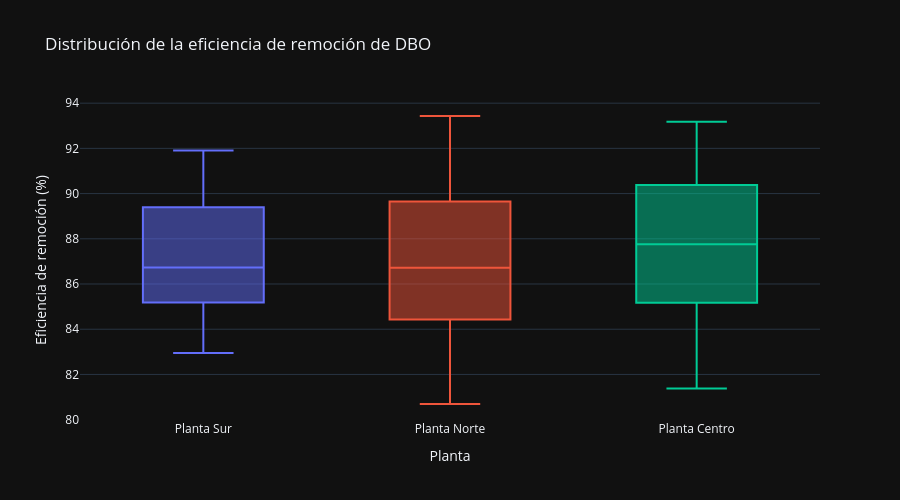

Notebook code cell kept with this figure:
### Code cell
fig_distribucion_eficiencia = px.box(
    df,
    x="planta",
    y="eficiencia_remocion_DBO_pct",
    color="planta",
    points="outliers",
    title="Distribución de la eficiencia de remoción de DBO",
    labels={
        "planta": "Planta",
        "eficiencia_remocion_DBO_pct": "Eficiencia de remoción (%)"
    },
    hover_data={
        "fecha_registro": True,
        "DBO_entrada_mg_L": ":.1f",
        "DBO_salida_mg_L": ":.1f"
    },
    template="plotly_dark"
)

fig_distribucion_eficiencia.update_layout(
    height=500,
    showlegend=False
)

fig_distribucion_eficiencia.show()

### Figure 1 — Plotly figure (JSON) as saved in the notebook; plotly's stock layout.template omitted (floating-point values rounded to 4 significant figures; data arrays with more than 128 entries replaced by an {"elided": "..."} marker saying what was removed)
{"data": [{"alignmentgroup": "True", "boxpoints": "outliers", "customdata": {"elided": "54x3 mixed values"}, "hovertemplate": "Planta=%{x}<br>Eficiencia de remoción (%)=%{y}<br>fecha_registro=%{customdata[0]}<br>DBO_entrada_mg_L=%{customdata[1]:.1f}<br>DBO_salida_mg_L=%{customdata[2]:.1f}<extra></extra>", "legendgroup": "Planta Sur", "marker": {"color": "#636efa"}, "name": "Planta Sur", "notched": false, "offsetgroup": "Planta Sur", "orientation": "v", "showlegend": true, "type": "box", "x": ["Planta Sur", "Planta Sur", "Planta Sur", "Planta Sur", "Planta Sur", "Planta Sur", "Planta Sur", "Planta Sur", "Planta Sur", "Planta Sur", "Planta Sur", "Planta Sur", "Planta Sur", "Planta Sur", "Planta Sur", "Planta Sur", "Planta Sur", "Planta Sur", "Planta Sur", "Planta Sur", "Planta Sur", "Planta Sur", "Planta Sur", "Planta Sur", "Planta Sur", "Planta Sur", "Planta Sur", "Planta Sur", "Planta Sur", "Planta Sur", "Planta Sur", "Planta Sur", "Planta Sur", "Planta Sur", "Planta Sur", "Planta Sur", "Planta Sur", "Planta Sur", "Planta Sur", "Planta Sur", "Planta Sur", "Planta Sur", "Planta Sur", "Planta Sur", "Planta Sur", "Planta Sur", "Planta Sur", "Planta Sur", "Planta Sur", "Planta Sur", "Planta Sur", "Planta Sur", "Planta Sur", "Planta Sur"], "x0": " ", "xaxis": "x", "y": [85.24, 91.68, 84.67, 90.82, 88.67, 91.29, 90.72, 85.63, 86.89, 83.69, 91.28, 87.49, 86.54, 84.5, 83.78, 90.37, 86.73, 91.39, 83.58, 88.25, 85.65, 85.66, 83.54, 87.18, 86.74, 83.97, 88.12, 86.75, 87.26, 88.4, 88.85, 86.48, 82.98, 84.05, 87.19, 85.09, 86.0, 89.39, 85.18, 85.29, 86.54, 91.9, 86.02, 89.92, 89.91, 82.95, 82.97, 86.13, 89.67, 86.64, 87.77, 91.47, 89.5, 84.81], "y0": " ", "yaxis": "y"}, {"alignmentgroup": "True", "boxpoints": "outliers", "customdata": {"elided": "71x3 mixed values"}, "hovertemplate": "Planta=%{x}<br>Eficiencia de remoción (%)=%{y}<br>fecha_registro=%{customdata[0]}<br>DBO_entrada_mg_L=%{customdata[1]:.1f}<br>DBO_salida_mg_L=%{customdata[2]:.1f}<extra></extra>", "legendgroup": "Planta Norte", "marker": {"color": "#EF553B"}, "name": "Planta Norte", "notched": false, "offsetgroup": "Planta Norte", "orientation": "v", "showlegend": true, "type": "box", "x": ["Planta Norte", "Planta Norte", "Planta Norte", "Planta Norte", "Planta Norte", "Planta Norte", "Planta Norte", "Planta Norte", "Planta Norte", "Planta Norte", "Planta Norte", "Planta Norte", "Planta Norte", "Planta Norte", "Planta Norte", "Planta Norte", "Planta Norte", "Planta Norte", "Planta Norte", "Planta Norte", "Planta Norte", "Planta Norte", "Planta Norte", "Planta Norte", "Planta Norte", "Planta Norte", "Planta Norte", "Planta Norte", "Planta Norte", "Planta Norte", "Planta Norte", "Planta Norte", "Planta Norte", "Planta Norte", "Planta Norte", "Planta Norte", "Planta Norte", "Planta Norte", "Planta Norte", "Planta Norte", "Planta Norte", "Planta Norte", "Planta Norte", "Planta Norte", "Planta Norte", "Planta Norte", "Planta Norte", "Planta Norte", "Planta Norte", "Planta Norte", "Planta Norte", "Planta Norte", "Planta Norte", "Planta Norte", "Planta Norte", "Planta Norte", "Planta Norte", "Planta Norte", "Planta Norte", "Planta Norte", "Planta Norte", "Planta Norte", "Planta Norte", "Planta Norte", "Planta Norte", "Planta Norte", "Planta Norte", "Planta Norte", "Planta Norte", "Planta Norte", "Planta Norte"], "x0": " ", "xaxis": "x", "y": [85.79, 89.71, 90.09, 90.05, 92.11, 84.96, 86.96, 85.77, 88.27, 81.71, 87.84, 82.15, 81.46, 92.6, 84.41, 83.04, 86.17, 85.91, 86.99, 83.52, 82.43, 88.52, 86.38, 90.06, 90.98, 90.22, 90.75, 84.12, 80.69, 84.48, 86.94, 88.1, 81.43, 81.38, 82.92, 87.01, 90.91, 87.13, 81.68, 86.23, 90.88, 86.72, 81.58, 87.66, 85.12, 87.06, 90.94, 89.34, 90.28, 90.0, 90.19, 89.06, 85.15, 82.38, 82.22, 87.67, 84.62, 89.46, 84.51, 85.16, 80.88, 88.61, 85.93, 92.41, 85.89, 84.56, 83.67, 93.43, 90.92, 87.99, 85.79], "y0": " ", "yaxis": "y"}, {"alignmentgroup": "True", "boxpoints": "outliers", "customdata": {"elided": "75x3 mixed values"}, "hovertemplate": "Planta=%{x}<br>Eficiencia de remoción (%)=%{y}<br>fecha_registro=%{customdata[0]}<br>DBO_entrada_mg_L=%{customdata[1]:.1f}<br>DBO_salida_mg_L=%{customdata[2]:.1f}<extra></extra>", "legendgroup": "Planta Centro", "marker": {"color": "#00cc96"}, "name": "Planta Centro", "notched": false, "offsetgroup": "Planta Centro", "orientation": "v", "showlegend": true, "type": "box", "x": ["Planta Centro", "Planta Centro", "Planta Centro", "Planta Centro", "Planta Centro", "Planta Centro", "Planta Centro", "Planta Centro", "Planta Centro", "Planta Centro", "Planta Centro", "Planta Centro", "Planta Centro", "Planta Centro", "Planta Centro", "Planta Centro", "Planta Centro", "Planta Centro", "Planta Centro", "Planta Centro", "Planta Centro", "Planta Centro", "Planta Centro", "Planta Centro", "Planta Centro", "Planta Centro", "Planta Centro", "Planta Centro", "Planta Centro", "Planta Centro", "Planta Centro", "Planta Centro", "Planta Centro", "Planta Centro", "Planta Centro", "Planta Centro", "Planta Centro", "Planta Centro", "Planta Centro", "Planta Centro", "Planta Centro", "Planta Centro", "Planta Centro", "Planta Centro", "Planta Centro", "Planta Centro", "Planta Centro", "Planta Centro", "Planta Centro", "Planta Centro", "Planta Centro", "Planta Centro", "Planta Centro", "Planta Centro", "Planta Centro", "Planta Centro", "Planta Centro", "Planta Centro", "Planta Centro", "Planta Centro", "Planta Centro", "Planta Centro", "Planta Centro", "Planta Centro", "Planta Centro", "Planta Centro", "Planta Centro", "Planta Centro", "Planta Centro", "Planta Centro", "Planta Centro", "Planta Centro", "Planta Centro", "Planta Centro", "Planta Centro"], "x0": " ", "xaxis": "x", "y": [82.41, 90.15, 83.7, 87.7, 88.61, 91.62, 82.92, 88.39, 91.71, 86.21, 90.45, 85.25, 90.48, 88.73, 84.13, 85.51, 91.79, 91.2, 87.02, 82.54, 90.91, 91.18, 88.88, 83.41, 87.47, 87.53, 87.9, 91.02, 85.17, 83.99, 90.89, 88.02, 84.2, 83.61, 91.2, 82.76, 92.06, 92.51, 91.43, 85.2, 89.57, 91.16, 88.57, 89.11, 83.01, 83.3, 91.47, 87.76, 88.72, 93.17, 90.0, 86.49, 85.18, 89.13, 88.42, 89.28, 84.28, 87.94, 85.62, 85.56, 87.89, 82.6, 93.09, 85.63, 87.65, 86.44, 86.43, 81.38, 85.95, 92.16, 82.4, 89.47, 87.41, 82.57, 84.78], "y0": " ", "yaxis": "y"}], "layout": {"boxmode": "overlay", "height": 500, "legend": {"title": {"text": "Planta"}, "tracegroupgap": 0}, "showlegend": false, "title": {"text": "Distribución de la eficiencia de remoción de DBO"}, "xaxis": {"anchor": "y", "categoryarray": ["Planta Sur", "Planta Norte", "Planta Centro"], "categoryorder": "array", "domain": [0, 1], "title": {"text": "Planta"}}, "yaxis": {"anchor": "x", "domain": [0, 1], "title": {"text": "Eficiencia de remoción (%)"}}}}
